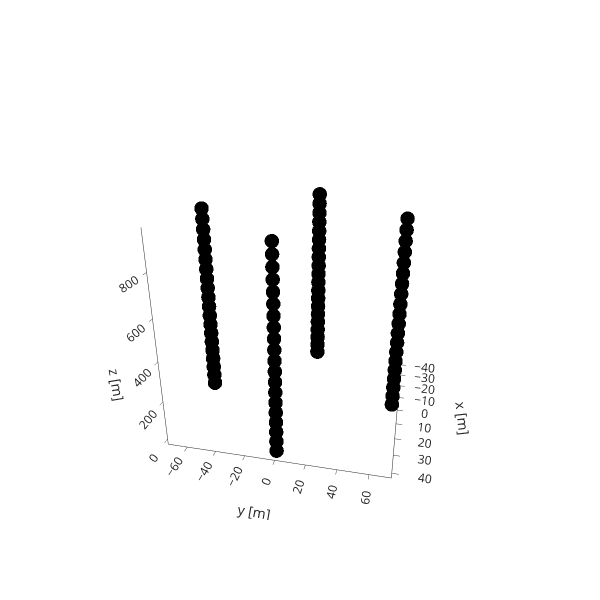

Notebook source saved alongside this figure:
### Code cell
get_detector_scatter3ds(detector)

### Figure 1 — Plotly figure (JSON) as saved in the notebook; plotly's stock layout.template omitted (floating-point values rounded to 4 significant figures; data arrays with more than 128 entries replaced by an {"elided": "..."} marker saying what was removed)
{"data": [{"marker": {"color": "black", "colorscale": [[0, "#440154"], [0.1111, "#482878"], [0.2222, "#3e4989"], [0.3333, "#31688e"], [0.4444, "#26828e"], [0.5556, "#1f9e89"], [0.6667, "#35b779"], [0.7778, "#6ece58"], [0.8889, "#b5de2b"], [1, "#fde725"]], "opacity": 0.4, "size": 5}, "mode": "markers", "name": "modules", "type": "scatter3d", "x": {"elided": "1280 int values"}, "y": {"elided": "1280 float values"}, "z": {"elided": "1280 int values"}}], "layout": {"autosize": false, "height": 600, "scene": {"aspectmode": "auto", "aspectratio": {"x": 1, "y": 1, "z": 1}, "camera": {"center": {"x": 0, "y": 0, "z": 0}, "eye": {"x": 2.195, "y": 0.4937, "z": 0.9684}, "projection": {"type": "perspective"}, "up": {"x": 0, "y": 0, "z": 1}}, "xaxis": {"title": {"text": "x [m]"}, "type": "linear"}, "yaxis": {"title": {"text": "y [m]"}, "type": "linear"}, "zaxis": {"title": {"text": "z [m]"}, "type": "linear"}}, "showlegend": false, "width": 600}}
